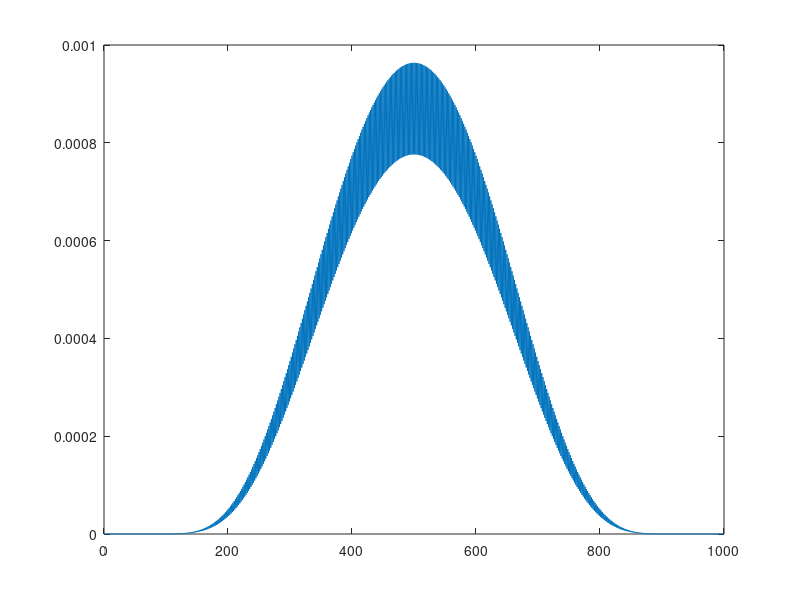

MATLAB code to generate this figure:
function StudyHypergeometricCdfFunction(L, l, eps)
	
	if nargin < 1
		L = 1000
	end
	if nargin < 2
		l = floor(L / 2);
	end
	if nargin < 3
		eps = 0.1;
	end
	
	svals = floor( l/L * ([0:L] - eps * (L - l) ) );
	
	hygecdf(svals, L, [0:L], l) 
	plot( [0:L], hygecdf(svals, L, [0:L], l) );
		
end